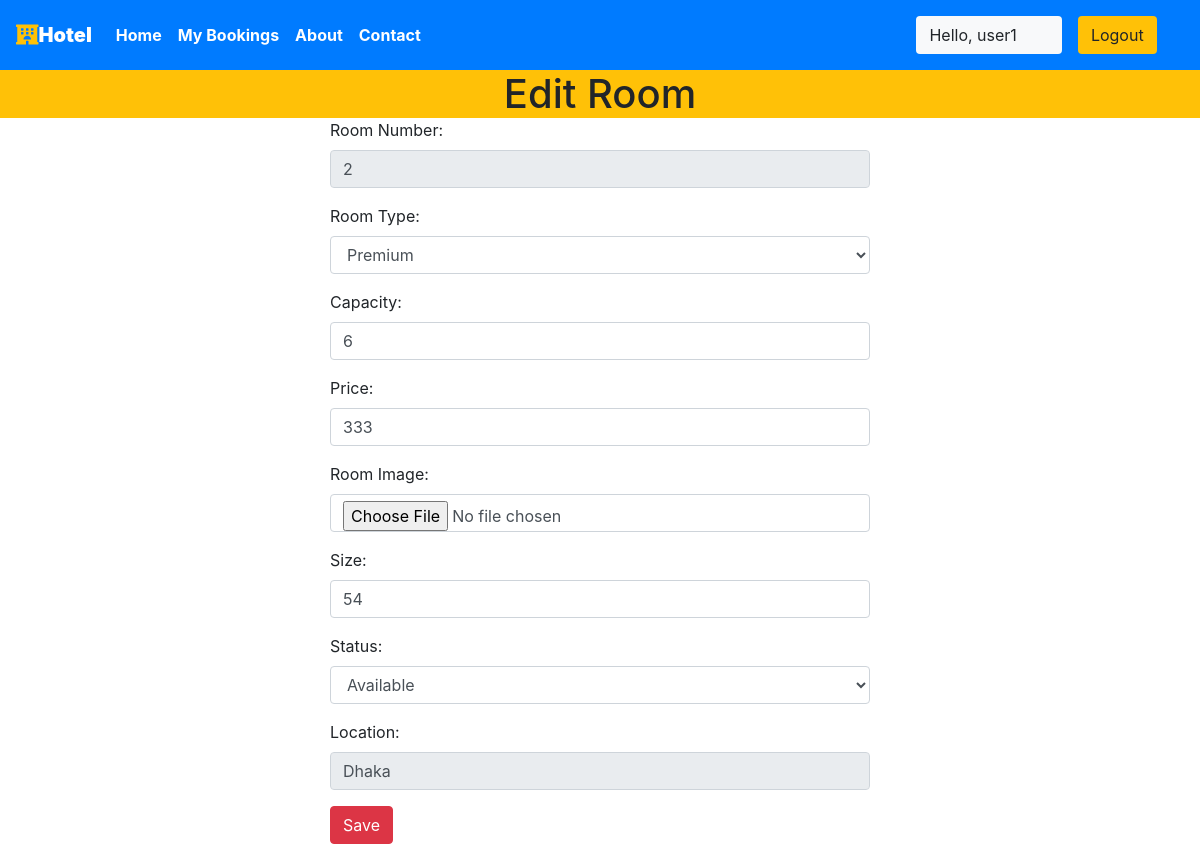
Page /staff/panel/edit-room?roomid=7 (signed in) on the committed database.
### main/models.py (models this page shows, shortened)
class CustomUser(AbstractUser):
     date_of_birth = models.DateField(verbose_name=_("Date of birth"), blank=True, null=True)
     address1 = models.CharField(verbose_name=_("Address line 1"), max_length=1024, blank=True, null=True)
     zip_code = models.CharField(verbose_name=_("Postal Code"), max_length=12, blank=True, null=True)
     city = models.CharField(verbose_name=_("City"), max_length=1024, blank=True, null=True)
     country = CountryField(blank=True, null=True)
     phone_regex = RegexValidator(regex=r"^\+(?:[0-9]●?){6,14}[0-9]$", message=_("Enter a valid international mobile phone number starting with +(country code)"))
     mobile_phone = models.CharField(validators=[phone_regex], verbose_name=_("Mobile phone"), max_length=17, blank=True, null=True)
     photo = models.ImageField(verbose_name=_("Photo"), upload_to='photos/', default='photos/default-user-avatar.png')
     class Meta:
         ordering = ['last_name']

class Room(models.Model):
    ROOM_STATUS = (
    ("1", "available"),
    ("2", "not available"),
    )
    ROOM_TYPE = (
    ("1", "Premium"),
    ("2", "Deluxe"),
    ("3","Basic"),
    )
    id = models.AutoField(primary_key=True)
    room_type = models.CharField(max_length=50,choices = ROOM_TYPE)
    capacity = models.IntegerField()
    price = models.IntegerField()
    size = models.IntegerField()
    hotel = models.ForeignKey(Hotel, on_delete = models.CASCADE)
    status = models.CharField(choices =ROOM_STATUS,max_length = 15)
    roomnumber = models.IntegerField()
    photo=models.ImageField(upload_to='room/', null=True, blank=True)
    Services=models.CharField(max_length=30,null=True)

class Hotel(models.Model):
    id = models.AutoField(primary_key=True)
    name = models.CharField(max_length=30,null=True)
    owner = models.ForeignKey(CustomUser, blank=True, null=True, on_delete=models.CASCADE)
    location = models.CharField(max_length=50)
    state = models.CharField(max_length=50,null=True)
    country = models.CharField(max_length=50,null=True)
    photo=models.ImageField(upload_to='hotel/', null=True, blank=True)

### main/views.py (the view)
# urls.py: path('staff/panel/edit-room', views.edit_room,name="editroom"),
@login_required(login_url='/staff')
def edit_room(request):
    if request.method == 'POST':
        old_room = Room.objects.all().get(id= int(request.POST['roomid']))
        hotel = Hotel.objects.all().get(id=int(request.POST['hotel']))
        old_room.room_type  = request.POST['roomtype']
        old_room.capacity   =int(request.POST['capacity'])
        old_room.price      = int(request.POST['price'])
        old_room.size       = int(request.POST['size'])
        old_room.hotel      = hotel
        old_room.status     = request.POST['status']
        old_room.room_number=int(request.POST['roomnumber'])
        if "image" in request.FILES:
            img=request.FILES["image"]
            old_room.photo=img
        old_room.save()
        messages.success(request,"Room Details Updated Successfully")
        return redirect('staffpanel')
    else:
        room_id = request.GET['roomid']
        room = Room.objects.all().get(id=room_id)
        response = render(request,'staff/editroom.html',{'room':room})
        return HttpResponse(response)

### main/templatetags/app_tags.py (called while the page is built)
@register.filter(name='has_group')
def has_group(user, group_name):
    group = Group.objects.get(name=group_name)
    return True if group in user.groups.all() else False

### templates/staff/editroom.html (shortened to what this page needs)
{% extends 'basic.html' %}
{% block body %}
<h1 class="text-center bg-warning my-0">Edit Room</h1>
    <div class="container">
        <div class="row">
            <div class="col-md-6 col-lg-6 col-xlg-6 col-sm-12 mx-auto">
                <form action="/staff/panel/edit-room/edit" method="POST" enctype="multipart/form-data">
                    <div class="form-group">
                        <label for="pwd">Room Number:</label>
                        <input type="number" class="form-control" id="roomnumber" name="roomnumber" value="{{room.roomnumber}}" disabled>
                    </div>
                    <div class="form-group">
                        <label for="email">Room Type:</label>
                        <select class="form-control" name="roomtype" id="roomtype">
                            <option  value=1>Premium</option>
                        </select>
                    </div>
                    <div class="form-group">
                        <label for="pwd">Capacity:</label>
                        <input type="number" class="form-control " id="capacity" name="capacity" value="{{room.capacity}}">
                    </div>
                    <div class="form-group">
                        <label for="pwd">Price:</label>
                        <input type="mumber" class="form-control " id="price" name="price" value="{{room.price}}">
                    </div>
                    <div class="form-group">
                        <label for="pwd">Room Image:</label>
                        <input type="file" class="form-control " id="image" name="image" value="{{room.image}}">
                    </div>
                    <div class="form-group">
                        <label for="pwd">Size:</label>
                        <input type="number" class="form-control " id="size" name="size" value="{{room.size}}">
                    </div>
                    <div class="form-group">
                        <label for="pwd">Status:</label>
                        <select class="form-control" name="status" id="status">
                            <option value="1">Available</option>
                        </select>
                    </div>
                    <div class="form-group">
                        <label for="pwd">Location:</label>
                        <input type="text" class="form-control " id="hotel" name="hotel" value="{{room.hotel.location}}" disabled>
                    </div>
                    <button type="submit" class="btn btn-danger">Save</button>
                </form>
            </div>
        </div>
    </div>
{% endblock body %}

### templates/basic.html (shortened to what this page needs)
{% load static %}
{% load app_tags %}
<!DOCTYPE html>
<!DOCTYPE html>
<html lang="en">
<head>
    <link rel="stylesheet" href="https://use.fontawesome.com/releases/v5.7.0/css/all.css">
    <link rel="stylesheet" href="{% static 'bootstrap\bootstrap.css' %}">
    <link rel="stylesheet" href="https://maxcdn.bootstrapcdn.com/bootstrap/4.5.0/css/bootstrap.min.css" >
</head>
<body style="dbackground-image: url('https://source.unsplash.com/random');height: 100%;">
    <div class="container-fluid px-0">
        <nav class="navbar navbar-expand-lg navbar-dark bg-primary font-weight-bold">
            <a class="navbar-brand text-bold bg-black " href="/"><i class="fas fa-hotel text-warning"></i><b>Hotel </b></a>
            <div class="collapse navbar-collapse " id="navbarSupportedContent">
                <ul class="navbar-nav mr-auto ">
                    <li class="nav-item active">
                        <a class="nav-link text-bold " href="/"> Home</a>
                    </li>
                    {% if request.user|has_group:"hotel_owner" %}
                    <li class="nav-item active">
                        <a class="nav-link text-bold" href="/staff/panel">Dashboard </a>
                    </li>
                    {% elif user.is_staff == False and user.is_authenticated %}
                    <li class="nav-item active">
                            <a class="nav-link text-bold" href="/user/bookings">My Bookings </a>
                        </li>
                    {% endif %}
                    <li class="nav-item active">
                        <a class="nav-link text-bold" href="/about">About</a>
                    </li>
                    <li class="nav-item active">
                        <a class="nav-link text-bold" href="/contact">Contact </a>
                    </li>
                </ul>
                {% if user.is_authenticated %}
                      <button class="btn btn-group bg-light" data-toggle="modal" data-target="#forlogin">
                       Hello, {{request.user.username}}
                       <a href="/logout" class="nav-link">
                    <button class="btn btn-group bg-warning" data-toggle="modal" data-target="#forlogin">
                        Logout
                    </button></a>&nbsp; &nbsp;
                    </button>
                {% endif %}
            </div>
        </nav>
    </div>
    {% block body %}
    {% endblock body %}
</body>
</html>

### templates/staff/editroom.html (style rules this page uses)
body { min-height: 100vh; }

### templates/basic.html (style rules this page uses)
a { text-decoration: none; }

### rows in the picture
CustomUser: user.username "user1"
Room: roomnumber "2", capacity "6", price "333", size "54", hotel "Dhaka"
